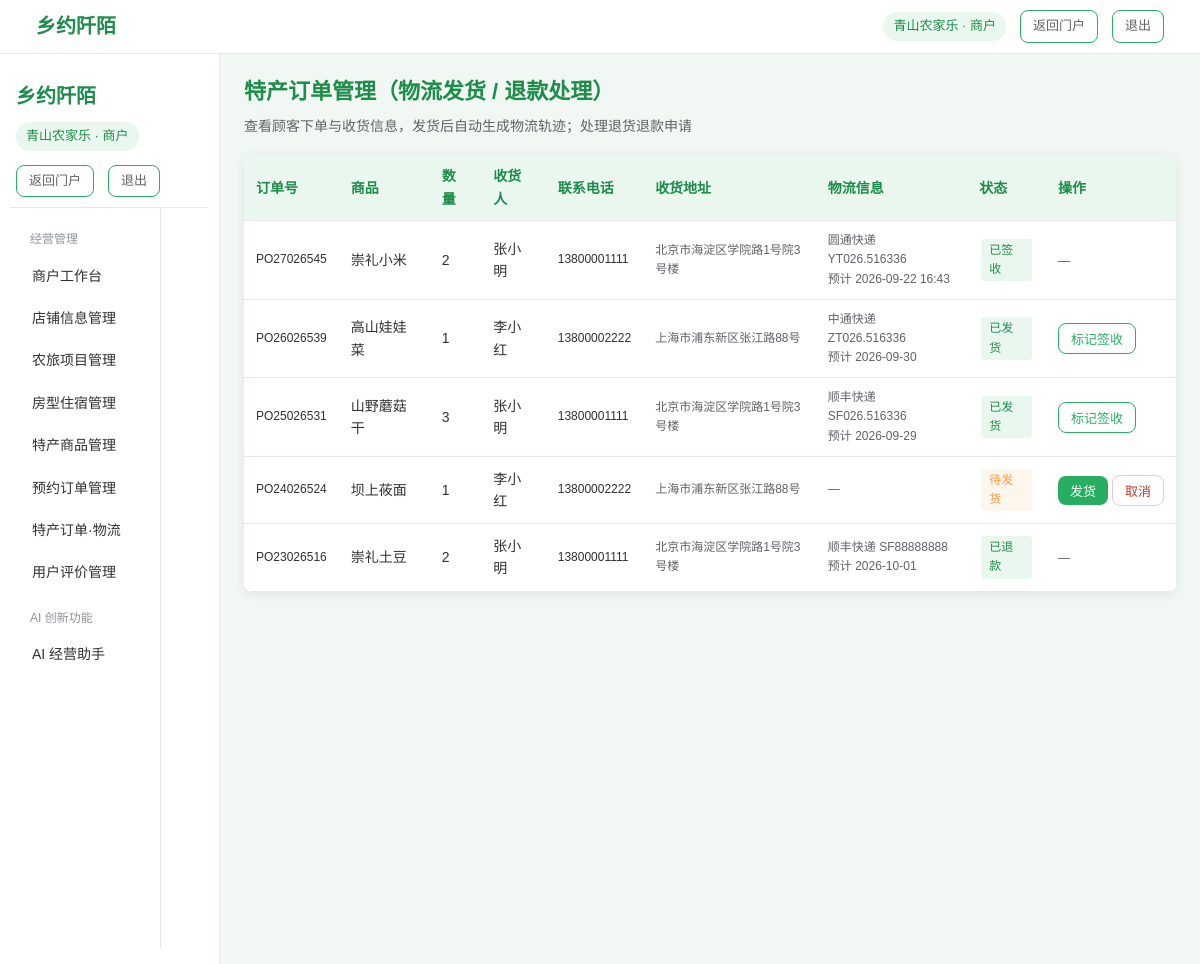
/merchant/orders (signed in), run on the app's committed database.
### tables this page shows
CREATE TABLE users (
            id INTEGER PRIMARY KEY AUTOINCREMENT,
            username TEXT NOT NULL UNIQUE,
            password TEXT NOT NULL,
            role INTEGER DEFAULT 0,            -- 0游客 1商户 3平台管理员
            status TEXT DEFAULT '正常',         -- 正常/待审核/驳回/禁用
            phone TEXT,
            region TEXT DEFAULT '',            -- 所在地区（省-市-县）
            avatar TEXT DEFAULT 'user.jpg',
            shop_name TEXT DEFAULT '',         -- 商户店铺名称
            shop_type TEXT DEFAULT '',         -- 正规农家乐/农户体验点/农村合作社
            shop_address TEXT DEFAULT '',
            shop_desc TEXT DEFAULT '',
            created_at TEXT DEFAULT (datetime('now', 'localtime'))
        );

CREATE TABLE product_orders (
            id INTEGER PRIMARY KEY AUTOINCREMENT,
            order_no TEXT NOT NULL UNIQUE,
            user_id INTEGER NOT NULL,
            product_id INTEGER NOT NULL,
            quantity INTEGER DEFAULT 1,
            status TEXT DEFAULT '待发货',          -- 待发货/已发货/已签收/已取消/退款申请/已退款
            recv_name TEXT DEFAULT '',             -- 收货人
            recv_phone TEXT DEFAULT '',            -- 收货电话
            recv_address TEXT DEFAULT '',          -- 收货地址
            company_name TEXT DEFAULT '',          -- 快递公司
            tracking_number TEXT DEFAULT '',       -- 快递单号
            expected_arrival TEXT DEFAULT '',      -- 预计到达
            refund_reason TEXT DEFAULT '',         -- 退款申请原因
            refund_time TEXT DEFAULT '',           -- 退款处理时间
            created_at TEXT DEFAULT (datetime('now', 'localtime'))
        );

CREATE TABLE products (
            id INTEGER PRIMARY KEY AUTOINCREMENT,
            farmstay_id INTEGER NOT NULL,
            name TEXT NOT NULL,
            price REAL DEFAULT 0,
            unit TEXT DEFAULT '斤',
            stock INTEGER DEFAULT 0,
            description TEXT DEFAULT '',
            origin TEXT DEFAULT '',
            image TEXT DEFAULT 'product_default.jpg',
            trace_code TEXT DEFAULT '',        -- 溯源码
            status TEXT DEFAULT '上架',
            created_at TEXT DEFAULT (datetime('now', 'localtime'))
        );

### app.py (the view)
@app.route('/merchant/orders')
@role_required(1)
def merchant_orders():
    rows = models.list_all_product_orders(merchant_id=session['user_id'])
    import datetime
    now = (datetime.date.today() + datetime.timedelta(days=3)).strftime('%Y-%m-%d')
    return render_template('merchant/orders.html', rows=rows, user=get_user(), now=now)

### app.py (called while the page is built)
def role_required(*roles):
    def decorator(view):
        @wraps(view)
        def wrapped(*args, **kwargs):
            if 'user_id' not in session:
                flash('请先登录', 'warning')
                return redirect(url_for('login'))
            if session.get('role') not in roles:
                flash('您没有权限访问该页面', 'danger')
                return redirect(url_for('index'))
            return view(*args, **kwargs)
        return wrapped
    return decorator

def get_user():
    if 'user_id' in session:
        return models.get_user_by_id(session['user_id'])
    return None

@app.context_processor
def inject_globals():
    u = get_user()
    return {'cart_count': models.get_cart_count(u['id']) if u else 0}

### models.py (called while the page is built)
def get_conn():
    conn = sqlite3.connect(DB_PATH)
    conn.row_factory = sqlite3.Row
    return conn

def get_user_by_id(uid):
    conn = get_conn()
    row = conn.execute('SELECT * FROM users WHERE id=?', (uid,)).fetchone()
    conn.close()
    return row

def list_all_product_orders(merchant_id=None):
    conn = get_conn()
    if merchant_id:
        rows = conn.execute(
            'SELECT o.*, p.name as product_name, p.price, u.username FROM product_orders o '
            'LEFT JOIN products p ON o.product_id=p.id '
            'LEFT JOIN farmstays f ON p.farmstay_id=f.id '
            'LEFT JOIN users u ON o.user_id=u.id '
            'WHERE f.merchant_id=? ORDER BY o.id DESC', (merchant_id,)).fetchall()
    else:
        rows = conn.execute(
            'SELECT o.*, p.name as product_name, p.price, u.username FROM product_orders o '
            'LEFT JOIN products p ON o.product_id=p.id '
            'LEFT JOIN users u ON o.user_id=u.id ORDER BY o.id DESC').fetchall()
    conn.close()
    return rows

def get_cart_count(user_id):
    conn = get_conn()
    r = conn.execute('SELECT COUNT(*) c FROM carts WHERE user_id=?', (user_id,)).fetchone()
    conn.close()
    return r['c']

### templates/merchant/orders.html (shortened to what this page needs)
{% extends "base_console.html" %}
{% block sidebar %}{% include "merchant/sidebar.html" %}{% endblock %}
{% block content %}
<h1 class="page-title"> 特产订单管理（物流发货 / 退款处理）</h1>
<p class="page-subtitle">查看顾客下单与收货信息，发货后自动生成物流轨迹；处理退货退款申请</p>
{% if rows %}
<div class="card" style="padding:0;overflow:hidden;">
<table class="table">
<thead><tr><th>订单号</th><th>商品</th><th>数量</th><th>收货人</th><th>联系电话</th><th>收货地址</th><th>物流信息</th><th>状态</th><th>操作</th></tr></thead>
<tbody>
{% for o in rows %}
<tr>
<td style="font-size:12px;">{{ o['order_no'] }}</td>
<td>{{ o['product_name'] }}</td>
<td>{{ o['quantity'] }}</td>
<td>{{ o['recv_name'] or '—' }}</td>
<td style="font-size:12px;">{{ o['recv_phone'] or '—' }}</td>
<td style="font-size:12px;color:var(--text2);max-width:180px;">{{ o['recv_address'] or '—' }}</td>
<td style="font-size:12px;color:var(--text2);">
{% if o['company_name'] %}{{ o['company_name'] }} {{ o['tracking_number'] }}{% if o['expected_arrival'] %}<br>预计 {{ o['expected_arrival'] }}{% endif %}{% else %}—{% endif %}
</td>
<td>
<span class="tag {{ 'tag-orange' if o['status']=='待发货' else '' }}">{{ o['status'] }}</span>
</td>
<td style="white-space:nowrap;">
{% if o['status'] == '待发货' %}
<button class="btn btn-primary btn-sm" onclick="document.getElementById('ship{{ o['id'] }}').style.display='block'">发货</button>
<button class="btn btn-outline btn-sm" style="color:#c0392b;border-color:#e8c9c4;"
onclick="if(confirm('确认取消该订单？')){document.getElementById('merCancel{{ o['id'] }}').submit();}">取消</button>
{% elif o['status'] == '已发货' %}
<form action="/merchant/order/sign" method="post" style="display:inline;">
<button type="submit" class="btn btn-outline btn-sm">标记签收</button>
</form>
{% else %}
<span style="font-size:12px;color:var(--text2);">—</span>
{% endif %}
</td>
</tr>
{% endfor %}
</tbody>
</table>
</div>
{% else %}
<div class="empty"><p>暂无特产订单</p></div>
{% endif %}
{% endblock %}

### templates/base_console.html (shortened to what this page needs)
<!DOCTYPE html>
<html lang="zh-CN">
<head>
<link rel="stylesheet" href="{{ url_for('static', filename='css/style.css') }}">
</head>
<body class="console-body">
<nav class="topbar">
<div class="topbar-inner">
<a href="/" class="logo"> 乡约阡陌</a>
<div class="topbar-links">
<span class="user-badge">{{ user['username'] }} · {{ {'0':'游客','1':'商户','3':'平台管理员'}[user['role']|string] }}</span>
<a href="/" class="btn btn-outline btn-sm">返回门户</a>
<a href="/logout" class="btn btn-outline btn-sm">退出</a>
</div>
</div>
</nav>
<div class="console-wrap">
<aside class="sidebar" id="sidebar">
{% block sidebar %}{% endblock %}
</aside>
<div class="console-main">
{% block content %}{% endblock %}
</div>
</div>
</body>
</html>

### css/style.css (style rules this page uses)
* { margin: 0; padding: 0; box-sizing: border-box; }
:root { --green: #27AE60; --green-dark: #1E8C4A; --green-bg: #E9F7EE; --orange: #FF9845; --bg: #F1F8F3; --text: #303133; --text2: #606266; --border: #e4e7ed; }
body { font-family: "Microsoft YaHei", "PingFang SC", sans-serif; background: var(--bg); color: var(--text); line-height: 1.6; }
a { color: var(--green); text-decoration: none; }
.topbar { background: #fff; border-bottom: 1px solid var(--border); padding: 10px 0; position: sticky; top: 0; z-index: 100; }
.topbar-inner { width: 94%; max-width: 1320px; margin: 0 auto; display: flex; justify-content: space-between; align-items: center; gap: 10px; flex-wrap: wrap; }
.logo { font-size: 20px; font-weight: 700; color: var(--green-dark); }
.topbar-links { display: flex; align-items: center; gap: 14px; flex-wrap: wrap; font-size: 14px; }
.topbar-links a { color: var(--text2); }
.user-badge { background: var(--green-bg); color: var(--green-dark); padding: 4px 10px; border-radius: 14px; font-size: 13px; }
.btn { display: inline-block; padding: 8px 18px; border: none; border-radius: 8px; font-size: 14px; cursor: pointer; text-decoration: none; transition: all .2s; }
.btn-primary { background: var(--green); color: #fff; }
.btn-outline { background: #fff; color: var(--green); border: 1px solid var(--green); }
.btn-sm { padding: 5px 12px; font-size: 13px; }
.page-title { font-size: 22px; color: var(--green-dark); margin-bottom: 6px; }
.page-subtitle { color: var(--text2); margin-bottom: 18px; font-size: 14px; }
.card { background: #fff; border-radius: 8px; padding: 20px; box-shadow: 0 2px 12px rgba(0,0,0,0.08); margin-bottom: 16px; }
.tag { display: inline-block; background: var(--green-bg); color: var(--green-dark); font-size: 12px; padding: 2px 8px; border-radius: 4px; margin: 2px; }
.tag-orange { background: #fdf6ec; color: var(--orange); }
.table { width: 100%; border-collapse: collapse; background: #fff; font-size: 14px; border-radius: 8px; overflow: hidden; }
.table th, .table td { padding: 10px 12px; border-bottom: 1px solid var(--border); text-align: left; }
.table th { background: var(--green-bg); color: var(--green-dark); font-weight: 600; }
.console-body { display: flex; flex-direction: column; min-height: 100vh; }
.console-wrap { display: flex; flex: 1; width: 100%; max-width: 1440px; margin: 0 auto; }
.sidebar { width: 220px; background: #fff; border-right: 1px solid var(--border); padding: 16px 10px; min-height: calc(100vh - 60px); }
.console-main { flex: 1; padding: 20px 24px; min-width: 0; }

### data on the page
users: username "青山农家乐 青山农家乐", role "商户 商户"
product_orders: order_no "PO27026545", product_name "崇礼小米", quantity "2", recv_name "张小明", recv_phone "13800001111", recv_address "北京市海淀区学院路1号院3号楼", company_name "圆通快递", tracking_number "YT026.516336", expected_arrival "2026-09-22 16:43", status "已签收"
product_orders: order_no "PO26026539", product_name "高山娃娃菜", quantity "1", recv_name "李小红", recv_phone "13800002222", recv_address "上海市浦东新区张江路88号", company_name "中通快递", tracking_number "ZT026.516336", expected_arrival "2026-09-30", status "已发货"
product_orders: order_no "PO25026531", product_name "山野蘑菇干", quantity "3", recv_name "张小明", recv_phone "13800001111", recv_address "北京市海淀区学院路1号院3号楼", company_name "顺丰快递", tracking_number "SF026.516336", expected_arrival "2026-09-29", status "已发货"
product_orders: order_no "PO24026524", product_name "坝上莜面", quantity "1", recv_name "李小红", recv_phone "13800002222", recv_address "上海市浦东新区张江路88号", status "待发货"
product_orders: order_no "PO23026516", product_name "崇礼土豆", quantity "2", recv_name "张小明", recv_phone "13800001111", recv_address "北京市海淀区学院路1号院3号楼", company_name "顺丰快递", tracking_number "SF88888888", expected_arrival "2026-10-01", status "已退款"
